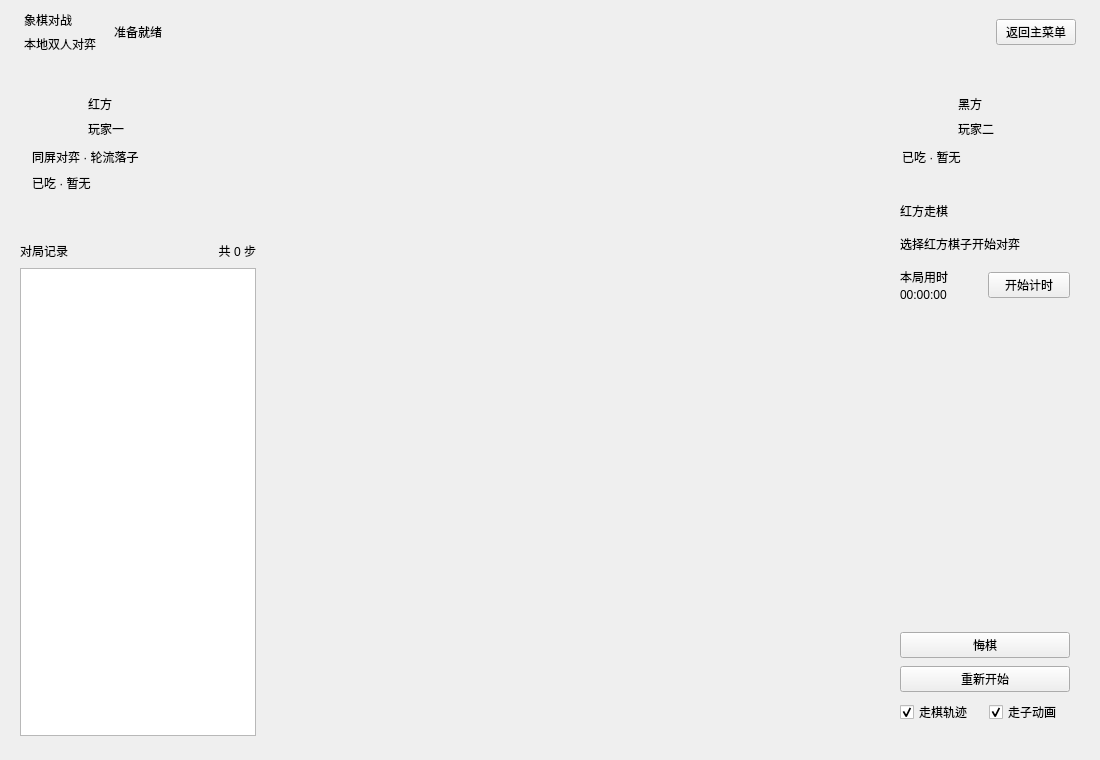
<?xml version='1.0' encoding='utf-8'?>
<ui version="4.0">
 <class>ChessBoard</class>
 <widget class="QMainWindow" name="ChessBoard">
  <property name="geometry">
   <rect>
    <x>0</x>
    <y>0</y>
    <width>1100</width>
    <height>760</height>
   </rect>
  </property>
  <property name="windowTitle">
   <string>中国象棋</string>
  </property>
  <widget class="QWidget" name="centralwidget">
   <layout class="QVBoxLayout" name="outerLayout" stretch="0,1">
    <property name="spacing">
     <number>0</number>
    </property>
    <property name="leftMargin">
     <number>0</number>
    </property>
    <property name="topMargin">
     <number>0</number>
    </property>
    <property name="rightMargin">
     <number>0</number>
    </property>
    <property name="bottomMargin">
     <number>0</number>
    </property>
    <item>
     <widget class="QFrame" name="gameHeader">
      <property name="minimumSize">
       <size>
        <width>0</width>
        <height>64</height>
       </size>
      </property>
      <layout class="QHBoxLayout" name="headerLayout">
       <property name="leftMargin">
        <number>24</number>
       </property>
       <property name="rightMargin">
        <number>24</number>
       </property>
       <property name="topMargin">
        <number>8</number>
       </property>
       <property name="bottomMargin">
        <number>8</number>
       </property>
       <property name="spacing">
        <number>18</number>
       </property>
       <item>
        <layout class="QVBoxLayout" name="headerTitles">
         <property name="spacing">
          <number>0</number>
         </property>
         <item>
          <widget class="QLabel" name="gameTitle">
           <property name="text">
            <string>象棋对战</string>
           </property>
          </widget>
         </item>
         <item>
          <widget class="QLabel" name="labelMode">
           <property name="text">
            <string>本地双人对弈</string>
           </property>
           <property name="wordWrap">
            <bool>true</bool>
           </property>
          </widget>
         </item>
        </layout>
       </item>
       <item>
        <widget class="QLabel" name="headerState">
         <property name="text">
          <string>准备就绪</string>
         </property>
        </widget>
       </item>
       <item>
        <spacer name="headerSpacer">
         <property name="orientation">
          <enum>Qt::Horizontal</enum>
         </property>
         <property name="sizeHint">
          <size>
           <width>40</width>
           <height>20</height>
          </size>
         </property>
        </spacer>
       </item>
       <item>
        <widget class="QPushButton" name="pushButton_toMenu">
         <property name="text">
          <string>返回主菜单</string>
         </property>
        </widget>
       </item>
      </layout>
     </widget>
    </item>
    <item>
     <layout class="QHBoxLayout" name="bodyLayout" stretch="0,1,0">
      <property name="spacing">
       <number>14</number>
      </property>
      <property name="leftMargin">
       <number>20</number>
      </property>
      <property name="rightMargin">
       <number>20</number>
      </property>
      <property name="topMargin">
       <number>16</number>
      </property>
      <property name="bottomMargin">
       <number>24</number>
      </property>
      <item>
       <widget class="QWidget" name="leftPanel">
        <property name="minimumSize">
         <size>
          <width>180</width>
          <height>0</height>
         </size>
        </property>
        <property name="maximumSize">
         <size>
          <width>236</width>
          <height>16777215</height>
         </size>
        </property>
        <layout class="QVBoxLayout" name="leftLayout" stretch="0,0,1">
         <property name="spacing">
          <number>12</number>
         </property>
         <property name="leftMargin">
          <number>0</number>
         </property>
         <property name="rightMargin">
          <number>0</number>
         </property>
         <property name="topMargin">
          <number>0</number>
         </property>
         <property name="bottomMargin">
          <number>0</number>
         </property>
         <item>
          <widget class="QFrame" name="statusCard">
           <layout class="QVBoxLayout" name="redCardLayout">
            <property name="spacing">
             <number>8</number>
            </property>
            <property name="leftMargin">
             <number>12</number>
            </property>
            <property name="rightMargin">
             <number>12</number>
            </property>
            <property name="topMargin">
             <number>12</number>
            </property>
            <property name="bottomMargin">
             <number>12</number>
            </property>
            <item>
             <layout class="QHBoxLayout" name="redIdentity">
              <item>
               <widget class="QLabel" name="redAvatar">
                <property name="minimumSize">
                 <size>
                  <width>48</width>
                  <height>48</height>
                 </size>
                </property>
                <property name="maximumSize">
                 <size>
                  <width>48</width>
                  <height>48</height>
                 </size>
                </property>
                <property name="scaledContents">
                 <bool>true</bool>
                </property>
               </widget>
              </item>
              <item>
               <layout class="QVBoxLayout" name="redNames">
                <property name="spacing">
                 <number>3</number>
                </property>
                <item>
                 <widget class="QLabel" name="labelRedName">
                  <property name="text">
                   <string>红方</string>
                  </property>
                 </widget>
                </item>
                <item>
                 <widget class="QLabel" name="labelRedRole">
                  <property name="text">
                   <string>玩家一</string>
                  </property>
                 </widget>
                </item>
               </layout>
              </item>
             </layout>
            </item>
            <item>
             <widget class="QLabel" name="labelSides">
              <property name="text">
               <string>同屏对弈 · 轮流落子</string>
              </property>
              <property name="wordWrap">
               <bool>true</bool>
              </property>
             </widget>
            </item>
            <item>
             <widget class="QLabel" name="capturedByRed">
              <property name="text">
               <string>已吃 · 暂无</string>
              </property>
              <property name="wordWrap">
               <bool>true</bool>
              </property>
              <property name="maximumSize">
               <size>
                <width>16777215</width>
                <height>44</height>
               </size>
              </property>
             </widget>
            </item>
           </layout>
          </widget>
         </item>
         <item>
          <widget class="QLabel" name="labelPuzzleDescription">
           <property name="text">
            <string />
           </property>
           <property name="wordWrap">
            <bool>true</bool>
           </property>
          </widget>
         </item>
         <item>
          <layout class="QVBoxLayout" name="historyLayout" stretch="0,1">
           <property name="spacing">
            <number>8</number>
           </property>
           <item>
            <layout class="QHBoxLayout" name="historyHeading">
             <item>
              <widget class="QLabel" name="historyCaption">
               <property name="text">
                <string>对局记录</string>
               </property>
              </widget>
             </item>
             <item>
              <widget class="QLabel" name="labelMoveCount">
               <property name="text">
                <string>共 0 步</string>
               </property>
               <property name="alignment">
                <set>Qt::AlignRight|Qt::AlignVCenter</set>
               </property>
              </widget>
             </item>
            </layout>
           </item>
           <item>
            <widget class="QListWidget" name="moveList">
             <property name="minimumSize">
              <size>
               <width>0</width>
               <height>72</height>
              </size>
             </property>
             <property name="focusPolicy">
              <enum>Qt::NoFocus</enum>
             </property>
             <property name="horizontalScrollBarPolicy">
              <enum>Qt::ScrollBarAlwaysOff</enum>
             </property>
             <property name="selectionMode">
              <enum>QAbstractItemView::NoSelection</enum>
             </property>
            </widget>
           </item>
          </layout>
         </item>
        </layout>
       </widget>
      </item>
      <item>
       <widget class="QLabel" name="label">
        <property name="sizePolicy">
         <sizepolicy hsizetype="Expanding" vsizetype="Expanding">
          <horstretch>1</horstretch>
          <verstretch>1</verstretch>
         </sizepolicy>
        </property>
        <property name="minimumSize">
         <size>
          <width>280</width>
          <height>300</height>
         </size>
        </property>
        <property name="text">
         <string />
        </property>
       </widget>
      </item>
      <item>
       <widget class="QWidget" name="verticalWidget" native="true">
        <property name="minimumSize">
         <size>
          <width>190</width>
          <height>0</height>
         </size>
        </property>
        <property name="maximumSize">
         <size>
          <width>236</width>
          <height>16777215</height>
         </size>
        </property>
        <layout class="QVBoxLayout" name="verticalLayout" stretch="0,1">
         <property name="spacing">
          <number>12</number>
         </property>
         <property name="leftMargin">
          <number>0</number>
         </property>
         <property name="rightMargin">
          <number>0</number>
         </property>
         <property name="topMargin">
          <number>0</number>
         </property>
         <property name="bottomMargin">
          <number>0</number>
         </property>
         <item>
          <widget class="QFrame" name="blackPlayerCard">
           <layout class="QVBoxLayout" name="blackCardLayout">
            <property name="spacing">
             <number>8</number>
            </property>
            <property name="leftMargin">
             <number>12</number>
            </property>
            <property name="rightMargin">
             <number>12</number>
            </property>
            <property name="topMargin">
             <number>12</number>
            </property>
            <property name="bottomMargin">
             <number>12</number>
            </property>
            <item>
             <layout class="QHBoxLayout" name="blackIdentity">
              <item>
               <widget class="QLabel" name="blackAvatar">
                <property name="minimumSize">
                 <size>
                  <width>48</width>
                  <height>48</height>
                 </size>
                </property>
                <property name="maximumSize">
                 <size>
                  <width>48</width>
                  <height>48</height>
                 </size>
                </property>
                <property name="scaledContents">
                 <bool>true</bool>
                </property>
               </widget>
              </item>
              <item>
               <layout class="QVBoxLayout" name="blackNames">
                <property name="spacing">
                 <number>3</number>
                </property>
                <item>
                 <widget class="QLabel" name="labelBlackName">
                  <property name="text">
                   <string>黑方</string>
                  </property>
                 </widget>
                </item>
                <item>
                 <widget class="QLabel" name="labelBlackRole">
                  <property name="text">
                   <string>玩家二</string>
                  </property>
                 </widget>
                </item>
               </layout>
              </item>
             </layout>
            </item>
            <item>
             <widget class="QLabel" name="capturedByBlack">
              <property name="text">
               <string>已吃 · 暂无</string>
              </property>
              <property name="wordWrap">
               <bool>true</bool>
              </property>
              <property name="maximumSize">
               <size>
                <width>16777215</width>
                <height>44</height>
               </size>
              </property>
             </widget>
            </item>
           </layout>
          </widget>
         </item>
         <item>
          <widget class="QFrame" name="controlCard">
           <layout class="QVBoxLayout" name="controlCardLayout">
            <property name="spacing">
             <number>8</number>
            </property>
            <property name="leftMargin">
             <number>10</number>
            </property>
            <property name="rightMargin">
             <number>10</number>
            </property>
            <property name="topMargin">
             <number>12</number>
            </property>
            <property name="bottomMargin">
             <number>12</number>
            </property>
            <item>
             <widget class="QLabel" name="turnLabel">
              <property name="text">
               <string>红方走棋</string>
              </property>
             </widget>
            </item>
            <item>
             <widget class="QLabel" name="labelHint">
              <property name="minimumSize">
               <size>
                <width>0</width>
                <height>32</height>
               </size>
              </property>
              <property name="text">
               <string>选择红方棋子开始对弈</string>
              </property>
              <property name="wordWrap">
               <bool>true</bool>
              </property>
             </widget>
            </item>
            <item>
             <layout class="QHBoxLayout" name="timerLayout">
              <property name="spacing">
               <number>6</number>
              </property>
              <item>
               <layout class="QVBoxLayout" name="timeLabels">
                <property name="spacing">
                 <number>2</number>
                </property>
                <item>
                 <widget class="QLabel" name="elapsedCaption">
                  <property name="text">
                   <string>本局用时</string>
                  </property>
                 </widget>
                </item>
                <item>
                 <widget class="QLabel" name="lcdNumber">
                  <property name="text">
                   <string>00:00:00</string>
                  </property>
                 </widget>
                </item>
               </layout>
              </item>
              <item>
               <widget class="QPushButton" name="pushButton_start">
                <property name="text">
                 <string>开始计时</string>
                </property>
               </widget>
              </item>
             </layout>
            </item>
            <item>
             <spacer name="controlsSpacer">
              <property name="orientation">
               <enum>Qt::Vertical</enum>
              </property>
              <property name="sizeHint">
               <size>
                <width>20</width>
                <height>20</height>
               </size>
              </property>
             </spacer>
            </item>
            <item>
             <layout class="QVBoxLayout" name="controlsLayout">
              <property name="spacing">
               <number>8</number>
              </property>
              <item>
               <layout class="QVBoxLayout" name="actionRow">
                <item>
                 <widget class="QPushButton" name="pushButton_back">
                  <property name="text">
                   <string>悔棋</string>
                  </property>
                 </widget>
                </item>
                <item>
                 <widget class="QPushButton" name="pushButton_restart">
                  <property name="text">
                   <string>重新开始</string>
                  </property>
                 </widget>
                </item>
               </layout>
              </item>
              <item>
               <layout class="QHBoxLayout" name="optionsRow">
                <item>
                 <widget class="QCheckBox" name="pushButton_showStep">
                  <property name="text">
                   <string>走棋轨迹</string>
                  </property>
                  <property name="checked">
                   <bool>true</bool>
                  </property>
                 </widget>
                </item>
                <item>
                 <widget class="QCheckBox" name="checkAnimations">
                  <property name="text">
                   <string>走子动画</string>
                  </property>
                  <property name="checked">
                   <bool>true</bool>
                  </property>
                 </widget>
                </item>
               </layout>
              </item>
             </layout>
            </item>
           </layout>
          </widget>
         </item>
        </layout>
       </widget>
      </item>
     </layout>
    </item>
   </layout>
  </widget>
 </widget>
 <resources />
 <connections />
</ui>
